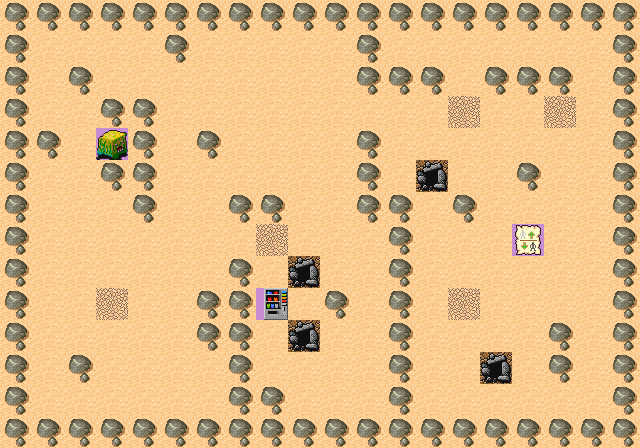

This is a level from a 2D game, rendered from its Tiled map with the project's own tilesets. A one-line summary and the map file follow, with tile-layer data summarised:
An orthogonal 20x14 tile map with 32x32 px tiles, 3 tile layers (Ground, Obstacles, Characters).

<map version="1.0" orientation="orthogonal" renderorder="right-down" width="20" height="14" tilewidth="32" tileheight="32" nextobjectid="1">
 <tileset firstgid="1" source="tileset_1.tsx" />
 <layer name="Ground" width="20" height="14">
  <data>[280 cells, 280 non-empty, 1 distinct tile ids]</data>
 </layer>
 <layer name="Obstacles" width="20" height="14">
  <data>[280 cells, 117 non-empty, 4 distinct tile ids]</data>
 </layer>
 <layer name="Characters" width="20" height="14">
  <data>[280 cells, 2 non-empty, 2 distinct tile ids]</data>
 </layer>
</map>